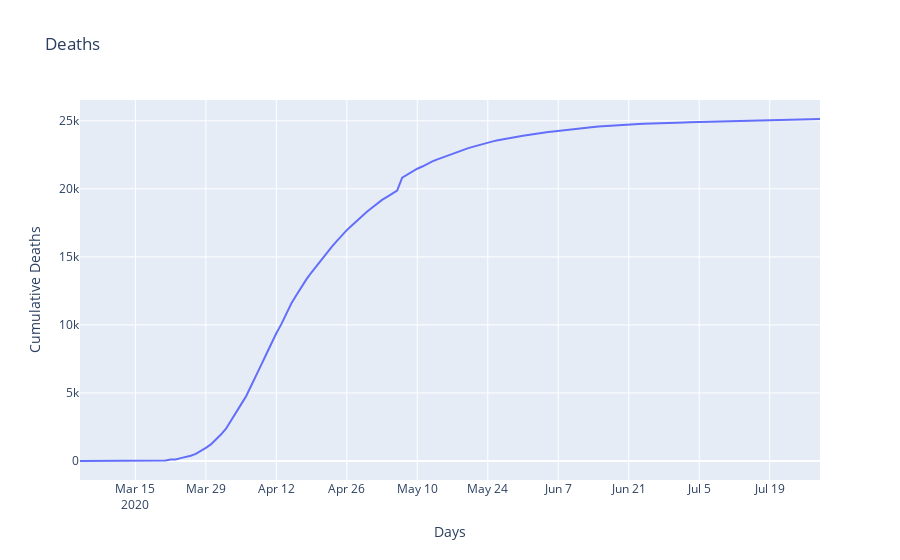

Source (notebook cell):
### Markdown cell above
## Plotting Cumulative Deaths in time in New York.

### Code cell
fig = px.line(x=covid_stats['date'],
              y=deaths,
              title='Deaths',
              labels={'x': 'Days','y': "Cumulative Deaths"})
fig.show()

### Figure 1 — Plotly figure (JSON) as saved in the notebook; plotly's stock layout.template omitted (floating-point values rounded to 4 significant figures; data arrays with more than 128 entries replaced by an {"elided": "..."} marker saying what was removed)
{"data": [{"hoverlabel": {"namelength": 0}, "hovertemplate": "Days=%{x}<br>Cumulative Deaths=%{y}", "legendgroup": "", "line": {"color": "#636efa", "dash": "solid"}, "mode": "lines", "name": "", "showlegend": false, "type": "scatter", "x": {"elided": "148 str values"}, "xaxis": "x", "y": {"elided": "148 int values"}, "yaxis": "y"}], "layout": {"legend": {"tracegroupgap": 0}, "title": {"text": "Deaths"}, "xaxis": {"anchor": "y", "domain": [0, 1], "title": {"text": "Days"}}, "yaxis": {"anchor": "x", "domain": [0, 1], "title": {"text": "Cumulative Deaths"}}}}
